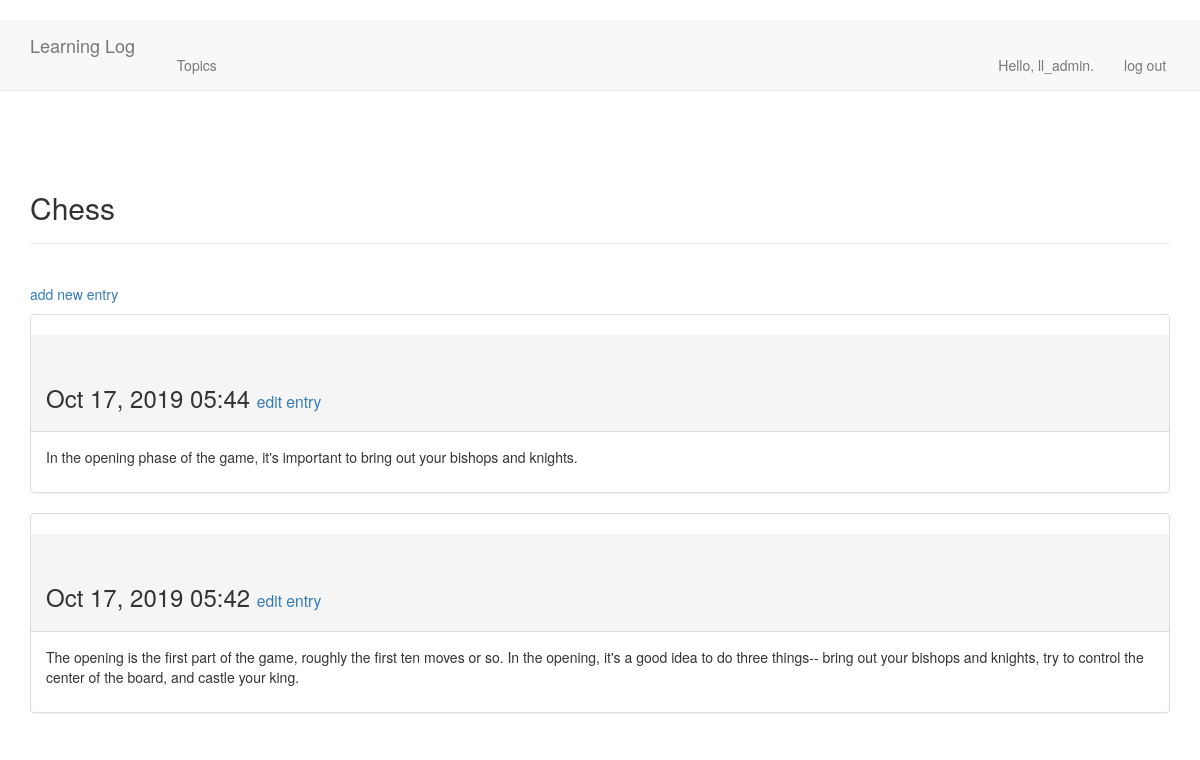
Page /topics/1 (signed in) on the earlier database version.
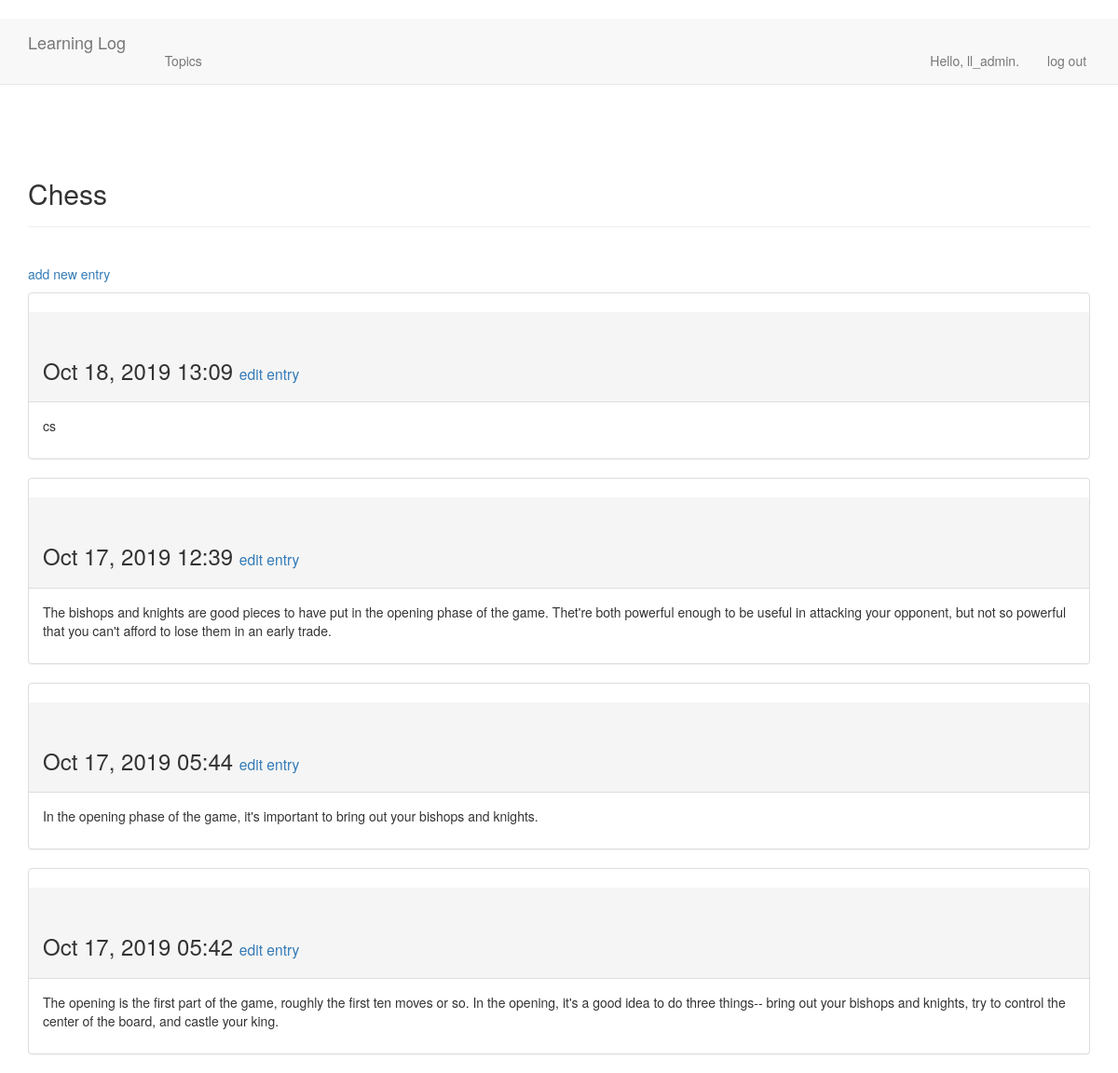
Same page on the later database version.
### learning_logs/models.py (models this page shows, shortened)
class Topic(models.Model):
    text = models.CharField(max_length=200)  # CharField——有字符或文本组成的数据；max_length为预留空间
    date_added = models.DateTimeField(auto_now_add=True)  # DataTimeField——记录日期和时间的数据;参数为自动设置成当前日期和时间
    owner = models.ForeignKey(User)
    def __str__(self):
        return self.text

class Entry(models.Model):
    topic = models.ForeignKey(Topic)  # 外键，引用了数据库中的另一条记录，这些代码将每个条目关联到特定的主题
    text = models.TextField()  # 这种不需要限制长度
    date_added = models.DateTimeField(auto_now_add=True)
    class Meta:
        verbose_name_plural = 'entries'

### learning_logs/views.py (the view)
# urls.py: url(r'^topics/(?P<topic_id>\d+)$', views.topic, name='topic'),
@login_required
def topic(request, topic_id):
    topic = Topic.objects.get(id=topic_id)
    if topic.owner != request.user:
        raise Http404
    entries = topic.entry_set.order_by('-date_added')  # date_added前面的减号指定按降序排列
    context = {'topic': topic, 'entries': entries}
    return render(request, 'learning_logs/topic.html', context)

### learning_logs/templates/learning_logs/topic.html
{% extends "learning_logs/base.html" %}
{% block header %}
    <h2>{{ topic }}</h2>
{% endblock header %}
{% block content %}
    <p>
        <a href="{% url 'learning_logs:new_entry' topic.id %}">add new entry</a>
    </p>
    {% for entry in entries %}
        <div class="panel panel-default">
            <div class="panel-heading">
                <h3>
                    {{ entry.date_added|date:'M d, Y H:i' }}
                    <small>
                        <a href="{% url 'learning_logs:edit_entry' entry.id %}">
                            edit entry</a>
                    </small>
                </h3>
            </div>
            <div class="panel-body">
                {{ entry.text|linebreaks }}
            </div>
        </div>
    {% empty %}
        There are no entries for this topic yet.
    {% endfor %}
{% endblock content %}

### learning_logs/templates/learning_logs/base.html (shortened to what this page needs)
{% load bootstrap3 %}
<!DOCTYPE html>
<html lang="en">
<head>
    {% bootstrap_css %}
</head>
<body>
<nav class="navbar navbar-default navbar-static-top">
    <div class="container">
        <div class="navbar-header">
            <a class="navbar-brand" href="{% url 'learning_logs:index' %}">
                Learning Log</a>
        </div>
        <div id="navbar" class="navbar-collapse collapse">
            <ul class="nav navbar-nav">
                <li><a href="{% url 'learning_logs:topics' %}">Topics</a></li>
            </ul>
            <ul class="nav navbar-nav navbar-right">
                {% if user.is_authenticated %}
                    <li><a>Hello, {{ user.username }}.</a></li>
                    <li><a href="{% url 'users:logout' %}">log out</a></li>
                {% else %}
                    <li><a href="{% url 'users:register' %}">register</a></li>
                    <li><a href="{% url 'users:login' %}">log in</a></li>
                {% endif %}
            </ul>
        </div>
    </div>
</nav>
<div class="container">
    <div class="page-header">
        {% block header %}{% endblock header %}
    </div>
    <div>
        {% block content %}{% endblock content %}
    </div>
</div>
</body>
</html>

Differences in the rows shown:
added Entry: date_added "Oct 18, 2019 13:09", text "cs"
added Entry: date_added "Oct 17, 2019 12:39", text "The bishops and knights are good pieces to have put in the opening phase of the game. Thet're both powerful enough to be useful in attacking your opponent, but not so powerful that you can't afford to lose them in an early trade."
